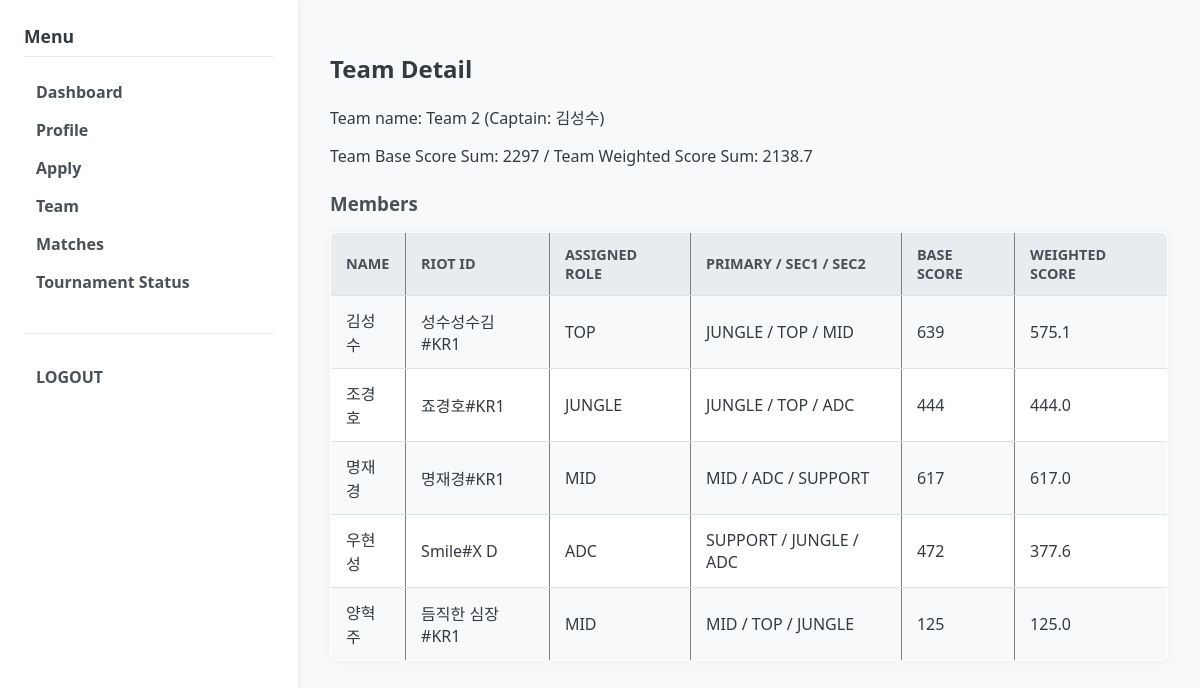
The page /team/2 (signed in) on the database as committed earlier.
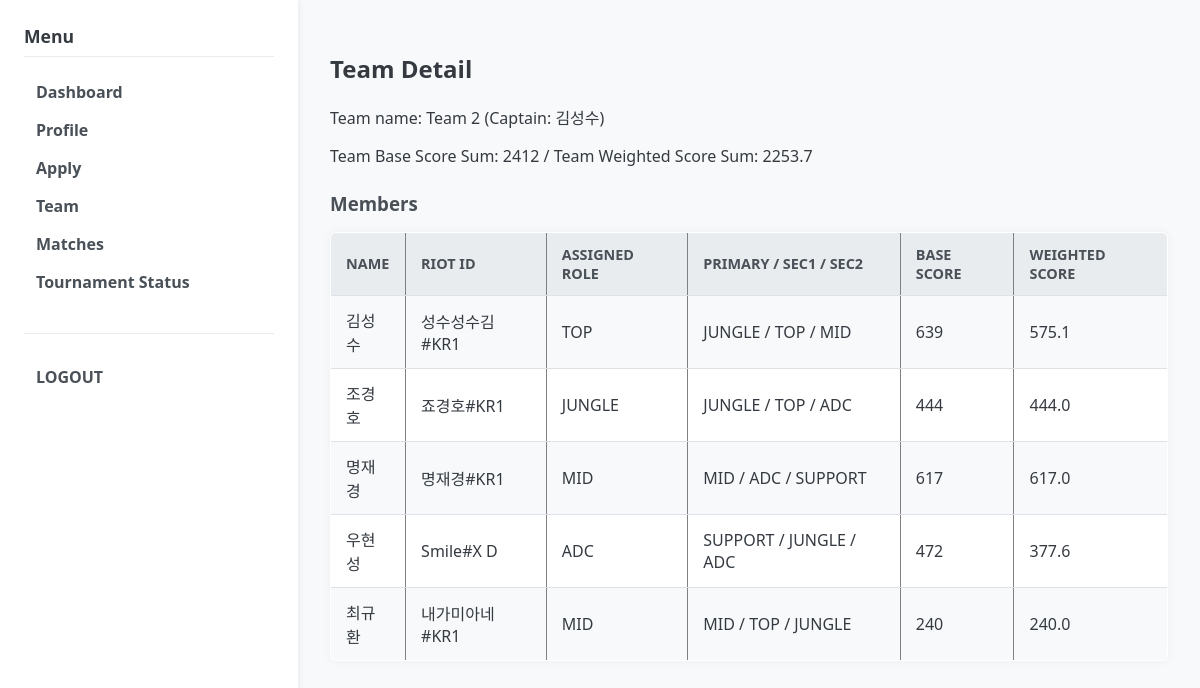
The same page on the database as committed later.
### models.py (models this page shows)
class User(db.Model):
    __tablename__ = "users"
    id = db.Column(db.Integer, primary_key=True)
    username = db.Column(db.String(64), unique=True, nullable=False)
    password_hash = db.Column(db.String(128), nullable=False)
    role = db.Column(db.String(50), default="USER")  # USER, ADMIN
    approval_status = db.Column(db.String(16), default="PENDING") # PENDING, APPROVED, REJECTED
    student_id = db.Column(db.String(20))      # 학번
    real_name = db.Column(db.String(64))       # 이름
    summoner_riot_id = db.Column(db.String(64))  # "닉네임#태그" 형식 (예: Clyde00#KR1)
    puuid = db.Column(db.String(128))
    tier = db.Column(db.String(32))
    solo_tier = db.Column(db.String(32))  # 예: "PLATINUM IV"
    flex_tier = db.Column(db.String(32))  # 예: "GOLD III"
    actual_score = db.Column(db.Integer)  # 관리자 입력 실제 점수
    primary_role = db.Column(db.String(16))
    secondary_role1 = db.Column(db.String(16))
    secondary_role2 = db.Column(db.String(16))
    created_at = db.Column(db.DateTime, default=datetime.utcnow)
    participants = db.relationship("Participant", back_populates="user")

class TeamMember(db.Model):
    __tablename__ = "team_members"
    id = db.Column(db.Integer, primary_key=True)
    team_id = db.Column(db.Integer, db.ForeignKey("teams.id"), nullable=False)
    participant_id = db.Column(db.Integer, db.ForeignKey("participants.id"), nullable=False)
    assigned_role = db.Column(db.String(16))  # 예: "TOP", "JUNGLE", ...
    team = db.relationship("Team", back_populates="members")
    participant = db.relationship("Participant", back_populates="team_membership")

### app.py (the view)
@app.route("/team/<int:team_id>")
@login_required()  # USER, ADMIN 모두 접근 가능
def team_detail(team_id):
    team = Team.query.get_or_404(team_id)
    base_total = 0
    weighted_total = 0
    for tm in team.members:
        u = tm.participant.user
        base = get_user_score(u)
        w_score = get_member_weighted_score(u, tm.assigned_role)
        base_total += base
        weighted_total += w_score
        tm.base_score = base
        tm.weighted_score = w_score
    team.base_total = base_total
    team.weighted_total = weighted_total
    return render_template("team/detail.html", team=team)

### app.py (called while the page is built)
def current_user():
    user_id = session.get("user_id")
    if not user_id:
        return None
    user = User.query.get(user_id)
    return user

def login_required(role=None):
    def decorator(fn):
        from functools import wraps
        @wraps(fn)
        def wrapper(*args, **kwargs):
            user = current_user()
            active_role = session.get("role")
            if not user or not active_role:
                return redirect(url_for("login_page"))
            if role and active_role != role:
                flash("Permission denied. You are logged in as " + active_role + ".")
                return redirect(url_for("login_page"))
            return fn(*args, **kwargs)
        return wrapper
    return decorator

def get_user_score(user) -> int:
    if user.actual_score is not None:
        return user.actual_score
    est = calculate_estimated_score(user)
    if est is not None:
        return est
    return 0

def get_member_weighted_score(user, assigned_role: str | None) -> float:
    base = get_user_score(user)
    w = get_member_weight(user, assigned_role)
    return base * w

### templates/team/detail.html
{% extends "base.html" %}
{% block content %}
<h2>Team Detail</h2>
<p>
    Team name: {{ team.name }}
    {% if team.captain %}
        (Captain: {{ team.captain.real_name or team.captain.username }})
    {% endif %}
</p>
<p>
    Team Base Score Sum: {{ team.base_total }} /
    Team Weighted Score Sum: {{ "%.1f"|format(team.weighted_total) }}
</p>
<h3>Members</h3>
<table border="1" cellpadding="4">
    <tr>
        <th>Name</th>
        <th>Riot ID</th>
        <th>Assigned Role</th>
        <th>Primary / Sec1 / Sec2</th>
        <th>Base Score</th>
        <th>Weighted Score</th>
    </tr>
    {% for tm in team.members %}
        {% set u = tm.participant.user %}
        <tr>
            <td>{{ u.real_name or u.username }}</td>
            <td>{{ u.summoner_riot_id or "-" }}</td>
            <td>{{ tm.assigned_role or "-" }}</td>
            <td>
                {{ u.primary_role or "-" }} /
                {{ u.secondary_role1 or "-" }} /
                {{ u.secondary_role2 or "-" }}
            </td>
            <td>{{ tm.base_score }}</td>
            <td>{{ "%.1f"|format(tm.weighted_score) }}</td>
        </tr>
    {% endfor %}
</table>
{% endblock %}

Rows that differ between the two databases and show on the page:
no longer on this page (row edited): User: real_name "양혁주", summoner_riot "듬직한 심장#KR1", primary_role "MID", secondary_role1 "TOP", secondary_role2 "JUNGLE"
changed TeamMember (number 5 of 5 on the later page): base_score "125" → "240"; weighted_score "125.0" → "240.0"
now on this page (row edited): User: real_name "최규환", summoner_riot "내가미아네#KR1", primary_role "MID", secondary_role1 "TOP", secondary_role2 "JUNGLE"
Other text that changed with them:
{{ team.base_total }}: "2297" → "2412"
{{ "%.1f"|format(team.weighted_total) }}: "2138.7" → "2253.7"
